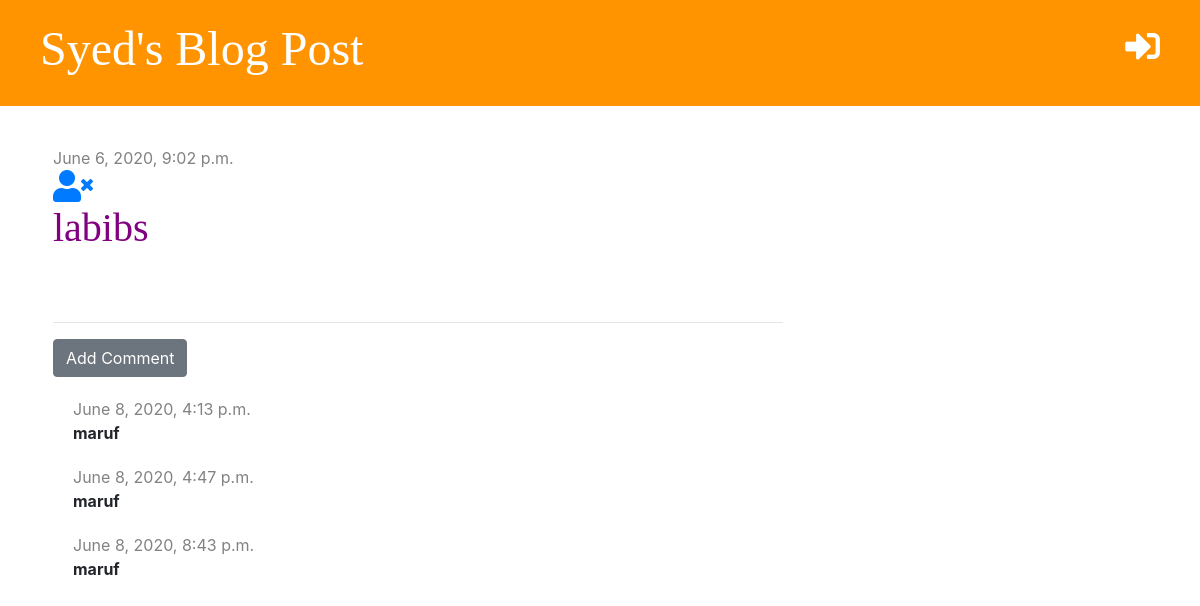
Screenshot of /post/11/ with the database file from the repository.
### blog/models.py (models this page shows, shortened)
class Post(models.Model):
    auther=models.ForeignKey('auth.User',on_delete=models.CASCADE)
    title=models.CharField(max_length=200)
    text=models.TextField()
    created_date=models.DateTimeField(default=timezone.now)
    published_date=models.DateTimeField( blank=True, null=True)

class Comment(models.Model):
    post=models.ForeignKey('blog.Post',on_delete=models.CASCADE,related_name='comments')
    auther=models.CharField(max_length=200)
    text=models.TextField()
    created_date=models.DateTimeField(default=timezone.now)
    approved=models.BooleanField(default=False)

### blog/views.py (the view)
# urls.py: path('post/<int:pk>/',views.post_detail, name='post_detail'),
def post_detail(request,pk):
    post= get_object_or_404(Post,pk=pk)
    stuff_for_frontend={'post':post}
    return render(request,'blog/post_detail.html',stuff_for_frontend)

### blog/templatetags/markdownify.py (called while the page is built)
@register.filter
def markdown(value):
    renderer = HighlightRenderer()
    markdown = mistune.Markdown(renderer=renderer)
    return markdown(value)

### blog/templates/blog/post_detail.html (shortened to what this page needs)
{% extends 'blog/base.html'%}
{% load markdownify %}
{% block content %}
    <div class='post'>
        {% if post.published_date %}
        <div class='date'>
            {{post.published_date}}
        </div>
        {% else %}
        <a href="{% url 'post_publish' pk=post.pk %}" class='btn btn-primary'> Publish </a>
        {% endif %}
        <a href="{% url 'post_delete' pk=post.pk %}"
        onclick="return confirm('Are you sure, you want delete the post?')"><i class="fas fa-user-times fa-2x"></i></a>
        <h1>{{post.title}}</h1>
    </div>
    <hr>
    <a href="{% url 'add_comment_to_post' pk=post.pk %}"class="btn btn-secondary">Add Comment</a>
    {% for comment in post.comments.all %}
        {% if user.is_authenticated or comment.approved %}
            <div class='comment'>
                <div class="date">
                    {{comment.created_date}}
                </div>
                <strong>{{comment.auther}}</strong>
            </div>
        {% endif %}
    {% empty %}
        <p>No Comments Yet...</p>
    {% endfor %}
{% endblock %}

### blog/static/css/blog.css (style rules this page uses)
h1,h2,h3,h4 { font-family: 'Tangerine:bold,bolditalic','Inconsolata:italic','Droid+Sans', serif; font-size: 40px; }
.date { color: #828282; }
.post { margin-top: 40px; margin-bottom: 70px; }
.post h1,h2 a { color: #000000; }
.post h1,h2 a:visited { color: purple; }
.comment { margin: 20px 0px 20px 20px; }

### rows the page displays
Post: published_date "June 6, 2020, 9:02 p.m.", title "labibs"
Comment: created_date "June 8, 2020, 4:13 p.m.", auther "maruf"
Comment: created_date "June 8, 2020, 4:47 p.m.", auther "maruf"
Comment: created_date "June 8, 2020, 8:43 p.m.", auther "maruf"
